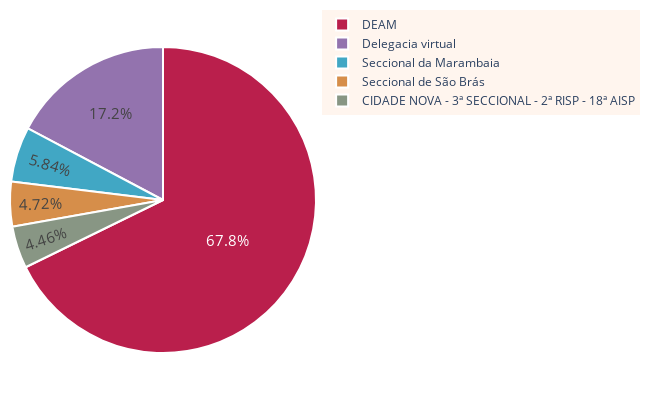

The notebook cell this image was saved under:
### Code cell
deam1 = crimes_selecionados_para_df.drop(crimes_selecionados_para_df[crimes_selecionados_para_df['unidade_origem'] == 'Nao informado'].index, inplace=False)
deam1= deam1[deam1['unidade_origem'].isin(deam1['unidade_origem'].value_counts().head(5).index)]

contagem_por_unidade = deam1['unidade_origem'].value_counts()
contagem_por_unidade.rename({'DELEGACIA ESPECIALIZADA NO ATENDIMENTO A MULHER - DEAM': 'DEAM', 
                    'MARAMBAIA - 5ª SECCIONAL - 1ª RISP - 9ª AISP': 'Seccional da Marambaia',
                    'DEL.VIRTUAL - 277': 'Delegacia virtual', 
                    'SAO BRAS - 2º SECCIONAL -1º RISP- 2ª AISP': 'Seccional de São Brás', 
                    'CREMACAO - 4ª SECCIONAL - 1ª RISP- 3ª AISP': 'Seccional da Cremação'}, inplace=True)


fig = px.pie(names=contagem_por_unidade.index, 
             values=contagem_por_unidade.values,
             #title="Delegacias com mais registros de ocorrências",
             color_discrete_sequence=custom_palette)

fig.update_layout(height=400, width=650, margin=dict(l=10, r=10, t=10, b=10),
                  plot_bgcolor='#FFF5EE',
                  paper_bgcolor='white', 
                  legend=dict(bgcolor='#FFF5EE'))
fig.update_traces(marker=dict(line=dict(color='white', width=2)),
                  textfont=dict(size=15))

#fig.write_image("imagens/12_registros_deam.jpeg", format="jpeg", scale=5)

fig.show()
#fig.write_image("imagens_svg/delegacias_freq.svg")

### Figure 1 — Plotly figure (JSON) as saved in the notebook; plotly's stock layout.template omitted (floating-point values rounded to 4 significant figures)
{"data": [{"domain": {"x": [0, 1], "y": [0, 1]}, "hovertemplate": "label=%{label}<br>value=%{value}<extra></extra>", "labels": ["DEAM", "Delegacia virtual", "Seccional da Marambaia", "Seccional de São Brás", "CIDADE NOVA - 3ª SECCIONAL - 2ª RISP - 18ª AISP"], "legendgroup": "", "marker": {"line": {"color": "white", "width": 2}}, "name": "", "showlegend": true, "textfont": {"size": 15}, "type": "pie", "values": [18319, 4660, 1578, 1275, 1205]}], "layout": {"height": 400, "legend": {"bgcolor": "#FFF5EE", "tracegroupgap": 0}, "margin": {"b": 10, "l": 10, "r": 10, "t": 10}, "paper_bgcolor": "white", "piecolorway": ["#BA1F4C", "#9373AE", "#41A7C4", "#D68E4A", "#889684", "#96C84E", "#352DA7", "#691D73", "#D4BE8E", "#386E0D", "#BF4F7F", "#AC3516", "#3A6CC6", "#295A96", "#DBB1C3"], "plot_bgcolor": "#FFF5EE", "width": 650}}
